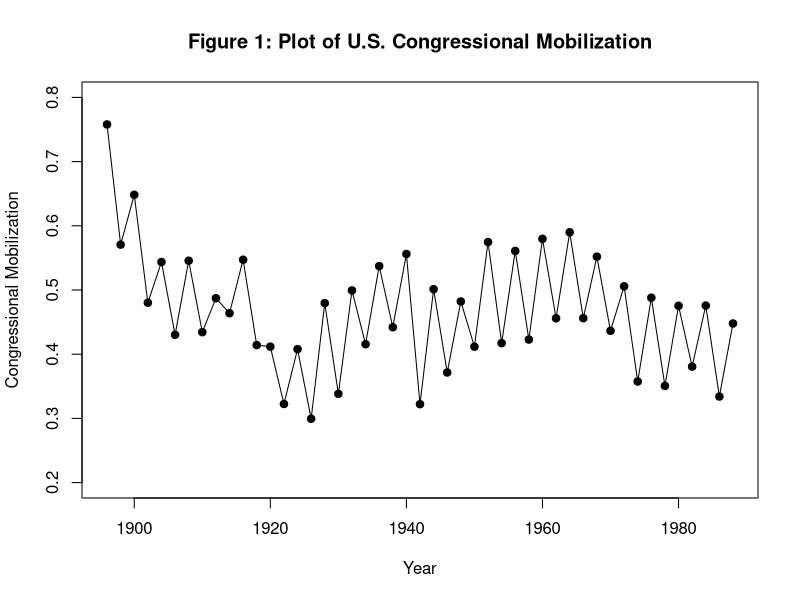
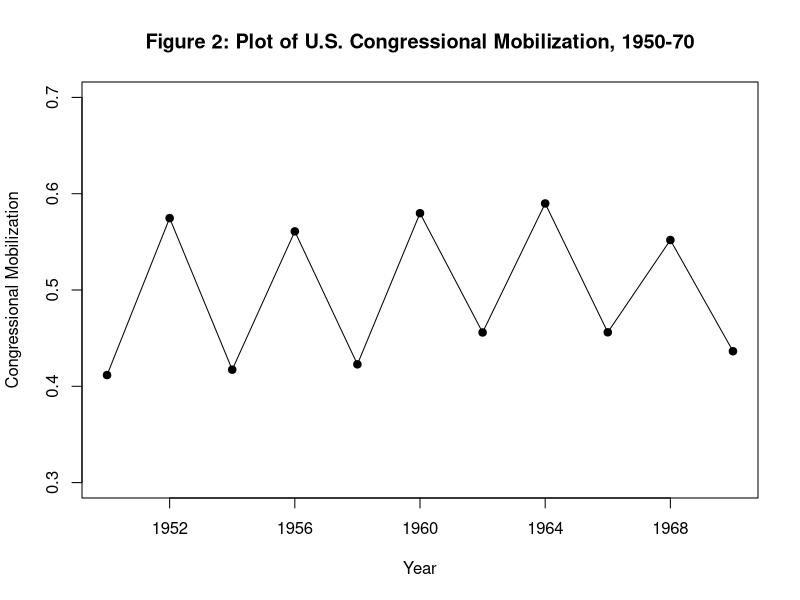
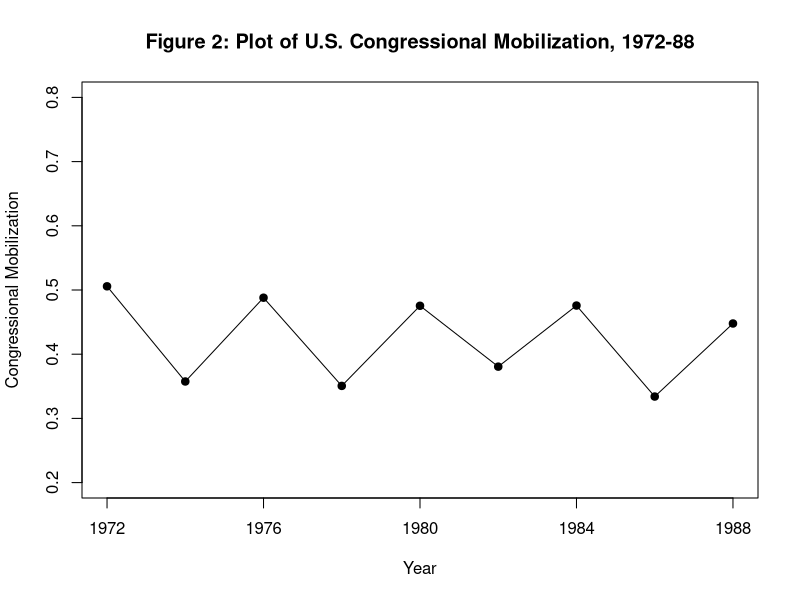
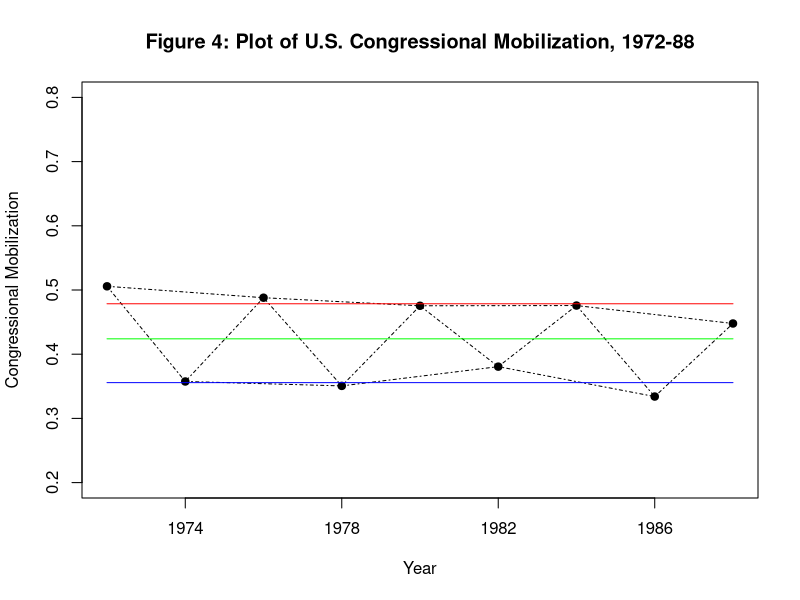

Write R code to recreate these figures, in order.
#test statistics datasets

# load data set -----------------------------------------------------------

# First we get our data.
mydata <- read.table("StatisticsDataSets/usparty.txt")
names(mydata) # Lets us see all the variable names.
#attach(mydata) # This puts the variable names in memory. We will not be using this.
mysubsetdata<-subset(mydata, select=c(YEAR, MTOTCONG, ON)) #This keeps only the two variables that we need.
summary(mysubsetdata) # Since no variables are listed, a summary for all variables in the data frame is printed.
mysubsetdata #This prints out all the variable values.


# first plot --------------------------------------------------------------

# Now let us look at what the on-year/off-year pattern looks like.
# Note that to reference a variable, you need to put the data set name followed by a $ before the variable name.
# We can reference the variables directly without using the data set name and the $ if we used the attach command above.
# But we do not want to use the attach command now because we will be creating other data sets that contain the same variable names.
plot(mysubsetdata$YEAR, mysubsetdata$MTOTCONG, xlab="", ylab="", ylim=c(0.2,0.8), pch=19, type="o")
title(xlab="Year", ylab="Congressional Mobilization", main="Figure 1: Plot of U.S. Congressional Mobilization", cex=1.5, col="black", font=2)
# Now let us get the overall mean for congressional mobilization
mean(mysubsetdata$MTOTCONG) # Here we are getting the mean only of the MTOTCONG variable.

#windows() # This prevents the next plot from erasing the previous plot by giving us a new graphics window.


# Now let us work with just the years 1950 through 1970.
my5070data <- subset(mysubsetdata, YEAR >= 1950 & YEAR <= 1970)
my5070data
# attach(my5070data) # Let us avoid variable confusion with these data sets by not doing this.
plot(my5070data$YEAR, my5070data$MTOTCONG, xlab="", ylab="", ylim=c(0.3,0.7), pch=19, type="o", axes=FALSE)
axis(1, at=c(1952, 1956, 1960, 1964, 1968)) # This defines the X axis tick marks.
axis(2, yaxs="r") # This defines the Y axis.
#axis(2, at = c(0.3,0.5,0.7)) # This defines the Y axis.
box()
title(xlab="Year", ylab="Congressional Mobilization", main="Figure 2: Plot of U.S. Congressional Mobilization, 1950-70", cex=1.5, col="black", font=2)
mean(my5070data$MTOTCONG)

# year 50 to 70 -----------------------------------------------------------

# Now let us work with just the years 1972 through 1988.
my7288data <- subset(mysubsetdata, YEAR >= 1972 & YEAR <= 1988)
my7288data
# attach(my7288data) # Again, let us avoid variable confusion with these data sets by not doing this.
plot(my7288data$YEAR, my7288data$MTOTCONG, xlab="", ylab="", ylim=c(0.2,0.8), pch=19, type="o", axes=FALSE)
axis(1, at=c(1972, 1976, 1980, 1984, 1988)) # This defines the X axis tick marks.
axis(2, yaxs="r") # This defines the Y axis.
box()
title(xlab="Year", ylab="Congressional Mobilization", main="Figure 2: Plot of U.S. Congressional Mobilization, 1972-88", cex=1.5, col="black", font=2)
mean(my7288data$MTOTCONG)

# Now let us work with on-year and off-year separately to get the means
myON5070data <- subset(mysubsetdata, YEAR == 1952 | YEAR == 1956 | YEAR == 1960 | YEAR == 1964 | YEAR == 1968)
mean(myON5070data$MTOTCONG)
myOFF5070data <- subset(mysubsetdata, YEAR == 1950 | YEAR == 1954 | YEAR == 1958 | YEAR == 1962 | YEAR == 1966 | YEAR == 1970)
mean(myOFF5070data$MTOTCONG)

myON5070data2 <- subset(my5070data, ON == 1)
myON5070data2
mean(myON5070data2$MTOTCONG)
myOFF5070data2 <- subset(my5070data, ON == 0)
myOFF5070data2
mean(myOFF5070data2$MTOTCONG)


# my new data set ---------------------------------------------------------

myON7288data <- subset(my7288data, ON ==1)
myOFF7288data <- subset(my7288data, ON ==0)
my7288dataMean <- mean(my7288data$MTOTCONG)
myON7288dataMean <- mean(myON7288data$MTOTCONG)
myOFF7288dataMean <- mean(myOFF7288data$MTOTCONG)


# my plot -----------------------------------------------------------------

# attach(my7288data) # Again, let us avoid variable confusion with these data sets by not doing this.
plot(my7288data$YEAR, my7288data$MTOTCONG, xlab="", ylab="", ylim=c(0.2,0.8), pch=19, type="o", axes=FALSE, lty="3313")
lines(myON7288data$YEAR,myON7288data$MTOTCONG, lty="3313")
lines(myOFF7288data$YEAR,myOFF7288data$MTOTCONG, lty="3313")
lines(c(min(my7288data$YEAR),max(my7288data$YEAR)),c(myON7288dataMean, myON7288dataMean), col="red")
lines(c(min(my7288data$YEAR),max(my7288data$YEAR)),c(myOFF7288dataMean, myOFF7288dataMean),col="blue")
lines(c(min(my7288data$YEAR),max(my7288data$YEAR)),c(my7288dataMean, my7288dataMean),col="green")
axis(1, at=as.vector(myOFF7288data$YEAR)) # This defines the X axis tick marks.
axis(2, yaxs="r") # This defines the Y axis.

box()
title(xlab="Year", ylab="Congressional Mobilization", main="Figure 4: Plot of U.S. Congressional Mobilization, 1972-88", cex=1.5, col="black", font=2)


# test --------------------------------------------------------------------


